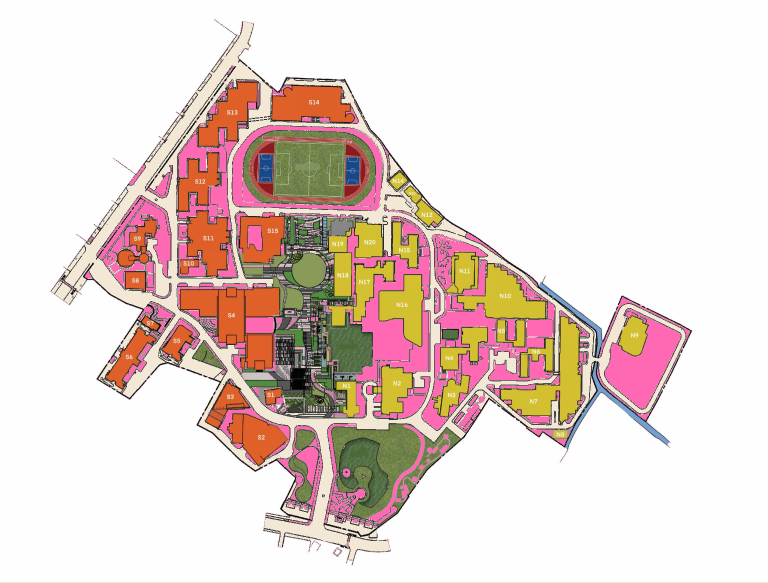
#> input picture images/filtered_kmutt.png, 1536 x 1165 px, found by its file name (shown at 1/2 size)
$ python path_part1.py
#> lines starting #> are read from the running program, lines starting #| are printed output that depends on the picture; after the words box and inside, x2 and y2 are one past the last pixel; in counts of white or black regions, pixels touching at a corner belong together
import cv2
import numpy as np
import heapq
import time
import math
import random
from collections import deque
import datetime

# ระบุพาทไฟล์รูปภาพของคุณ
image = cv2.imread(r"/home/isaac/fra532-lab3-planning-por-wa/images/filtered_kmutt.png")
#> image is the input picture: shape (1165, 1536, 3); mean B, G, R 208.6, 214.7, 230.4

scale_percent = 100
width = int(image.shape[1] * scale_percent / 100)
#> width = 1536
height = int(image.shape[0] * scale_percent / 100)
#> height = 1165
resized_image = cv2.resize(image, (width, height))

# =========================
# GLOBAL
# =========================
use_gvd = True
algorithm = "astar"  # "astar", "best_first", "bfs"
only_beige = False
is_running = False
gvdbonus = 0.1

# ✨ กำหนดจุด Start และ Goal เริ่มต้น
start_point = (1242, 658)
end_point = (489, 784)
all_paths = []

# ✨ Print แจ้งตำแหน่งเริ่มต้นตอนรันโปรแกรม
print(f"📍 Initial Start Point: {start_point}")
print(f"📍 Initial Goal Point: {end_point}")

# ขยับพิกัด UI สำหรับหน้าต่าง Control Panel
checkbox_pos = (20, 30)
astar_checkbox_pos = (20, 70)
best_first_checkbox_pos = (20, 110)
bfs_checkbox_pos = (20, 150)
beige_checkbox_pos = (20, 190)

# ตำแหน่งปุ่ม 3 ปุ่ม
run_btn_pos = (20, 240)
clear_paths_btn_pos = (20, 290)
clear_poses_btn_pos = (20, 340)
checkbox_size = 20

# =====================================================================
def get_pixel_type(color):
    b, g, r = int(color[0]), int(color[1]), int(color[2])
    if abs(b - 213) < 15 and abs(g - 232) < 15 and abs(r - 242) < 15:
        return "BEIGE"
    if abs(b - 180) < 20 and abs(g - 105) < 20 and abs(r - 255) < 20:
        return "PINK"
    return "WALL"

# =====================================================================
def compute_distance_map(img):
    rows, cols = img.shape[:2]
    binary = np.zeros((rows, cols), dtype=np.uint8)
    for y in range(rows):
        for x in range(cols):
            if get_pixel_type(img[y, x]) != "WALL":
                binary[y, x] = 255
    dist = cv2.distanceTransform(binary, cv2.DIST_L2, 5)
    dist = cv2.normalize(dist, None, 0, 1.0, cv2.NORM_MINMAX)
    return dist

# =====================================================================
# [255 lines left out: functions compute_path_distance, find_path_astar, find_path_best_first, find_path_bfs, get_path_color_info, not called in this run]

# =====================================================================
def draw_control_panel():
    panel = np.ones((400, 260, 3), dtype=np.uint8) * 240
    size = checkbox_size

    buttons = [
        (checkbox_pos, use_gvd, "Use GVD"),
        (astar_checkbox_pos, algorithm == "astar", "A*"),
        (best_first_checkbox_pos, algorithm == "best_first", "Best-First"),
        (bfs_checkbox_pos, algorithm == "bfs", "BFS"),
        (beige_checkbox_pos, only_beige, "Only Beige (All)"),
    ]

    for pos, is_checked, label in buttons:
        x, y = pos
        cv2.rectangle(panel, (x, y), (x+size, y+size), (0, 0, 0), 2)
        if is_checked:
            cv2.line(panel, (x, y), (x+size, y+size), (0, 0, 0), 2)
            cv2.line(panel, (x+size, y), (x, y+size), (0, 0, 0), 2)
        cv2.putText(panel, label, (x + size + 15, y + size - 4), cv2.FONT_HERSHEY_SIMPLEX, 0.6, (0,0,0), 1, cv2.LINE_AA)

    run_color = (0, 180, 0) if not is_running else (150, 150, 150)
    clear1_color = (0, 140, 255) if not is_running else (150, 150, 150)
    clear2_color = (0, 0, 200) if not is_running else (150, 150, 150)

    cx0, cy0 = run_btn_pos
    cv2.rectangle(panel, (cx0, cy0), (cx0 + 220, cy0 + 35), run_color, -1)
    cv2.putText(panel, "Run Algorithm", (cx0 + 45, cy0 + 23), cv2.FONT_HERSHEY_SIMPLEX, 0.6, (255, 255, 255), 1, cv2.LINE_AA)

    cx1, cy1 = clear_paths_btn_pos
    cv2.rectangle(panel, (cx1, cy1), (cx1 + 220, cy1 + 35), clear1_color, -1)
    cv2.putText(panel, "Clear Paths Only", (cx1 + 40, cy1 + 23), cv2.FONT_HERSHEY_SIMPLEX, 0.6, (255, 255, 255), 1, cv2.LINE_AA)

    cx2, cy2 = clear_poses_btn_pos
    cv2.rectangle(panel, (cx2, cy2), (cx2 + 220, cy2 + 35), clear2_color, -1)
    cv2.putText(panel, "Clear Start/Goal", (cx2 + 40, cy2 + 23), cv2.FONT_HERSHEY_SIMPLEX, 0.6, (255, 255, 255), 1, cv2.LINE_AA)

    cv2.imshow("Control Panel", panel)

# =====================================================================
def redraw_map():
    display = resized_image.copy()
    line_thickness = 2

    for p_data in all_paths:
        color = p_data["color"]
        path_points = np.array(p_data["path"], np.int32)

        if len(path_points) > 1:
            path_points = path_points.reshape((-1, 1, 2))
            cv2.polylines(display, [path_points], isClosed=False, color=color, thickness=line_thickness)
        elif len(path_points) == 1:
            cv2.circle(display, tuple(path_points[0]), line_thickness, color, -1)

    if start_point:
        cv2.circle(display, start_point, 6, (0, 255, 0), -1)

    if end_point:
        cv2.circle(display, end_point, 6, (0, 255, 255), -1)

    cv2.imshow("Map Navigation", display)

# =====================================================================
# [93 lines left out: functions animate_path, calculate_and_add_path, not called in this run]
# =====================================================================
distance_map = compute_distance_map(resized_image)
#> after the loop in compute_distance_map, `for y in range(rows):`:
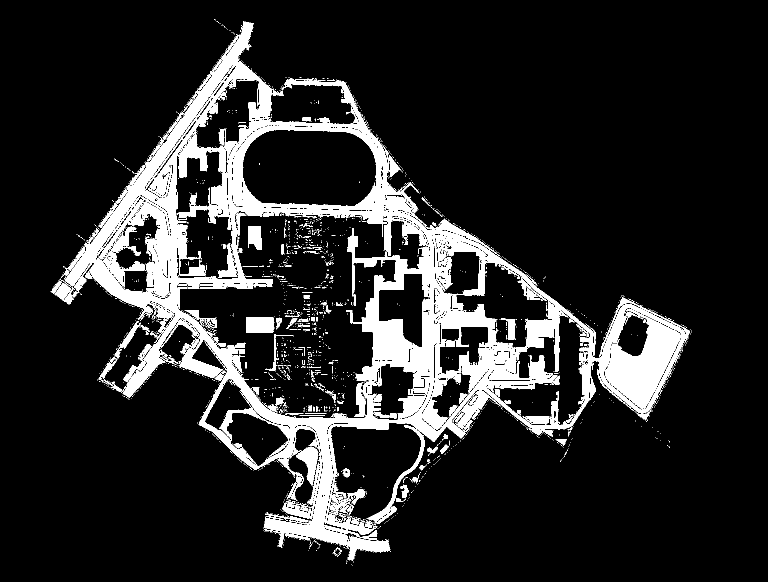
#> binary: shape (1165, 1536) (shown at 1/2 size); 13.7% white; 2601 white regions (2383 under 20 px), largest, box (x1, y1, x2, y2) and area: (122, 42, 1380, 1122) 172263, (692, 457, 860, 763) 13897, (357, 269, 452, 355) 3166
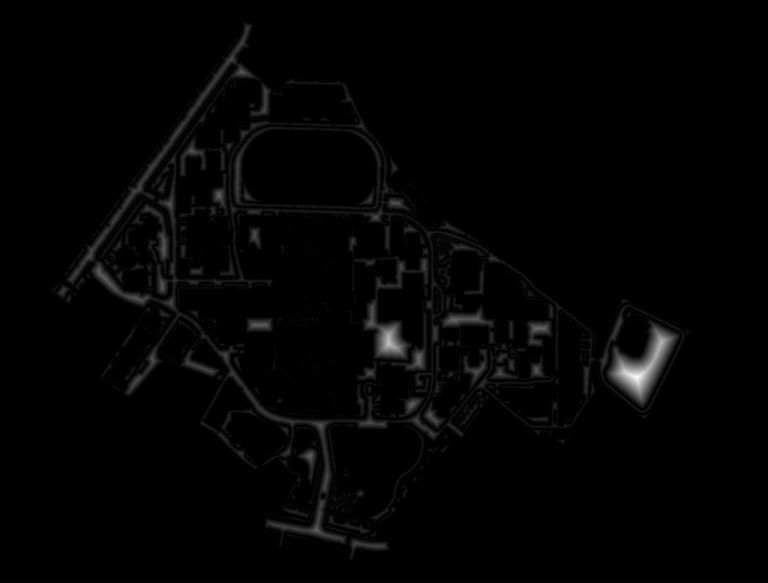
#> distance_map: shape (1165, 1536) float32 (shown at 1/2 size); min 0, max 1, mean 0.0139

# [73 lines left out: functions control_click_event, map_click_event, not called in this run]

# =====================================================================
cv2.namedWindow("Map Navigation")
cv2.setMouseCallback("Map Navigation", map_click_event)

cv2.namedWindow("Control Panel")
cv2.setMouseCallback("Control Panel", control_click_event)

redraw_map()
#> in redraw_map, `cv2.circle(display, start_point, 6, (0, 255, 0), -1)`: display: shape (1165, 1536, 3); 0.01% of pixels changed, all inside (x1, y1, x2, y2) = (1236, 652, 1249, 665)
#> in redraw_map, `cv2.circle(display, end_point, 6, (0, 255, 255), -1)`: display: shape (1165, 1536, 3); mean B, G, R 208.6, 214.7, 230.4
draw_control_panel()
#> after the loop in draw_control_panel, `for pos, is_checked, label in buttons:`:
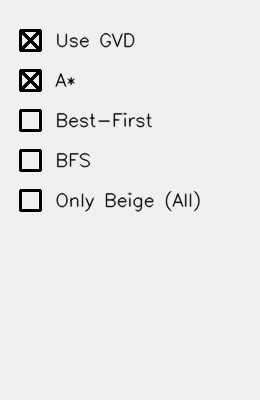
#> panel: shape (400, 260, 3); min 0, max 240, mean 233.9
#> in draw_control_panel, `cv2.putText(panel, "Clear Start/Goal", (cx2 + 40, cy2 + 23), cv2.FONT_..`:
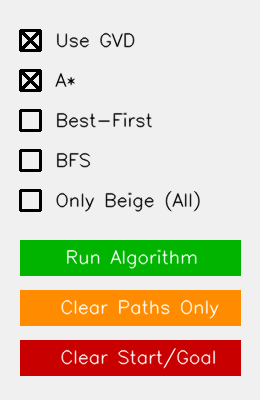
#> panel: shape (400, 260, 3); mean of channels 0, 1, 2 181.9, 205.1, 214.8; drawn as B, G, R

cv2.waitKey(0)
cv2.destroyAllWindows()
